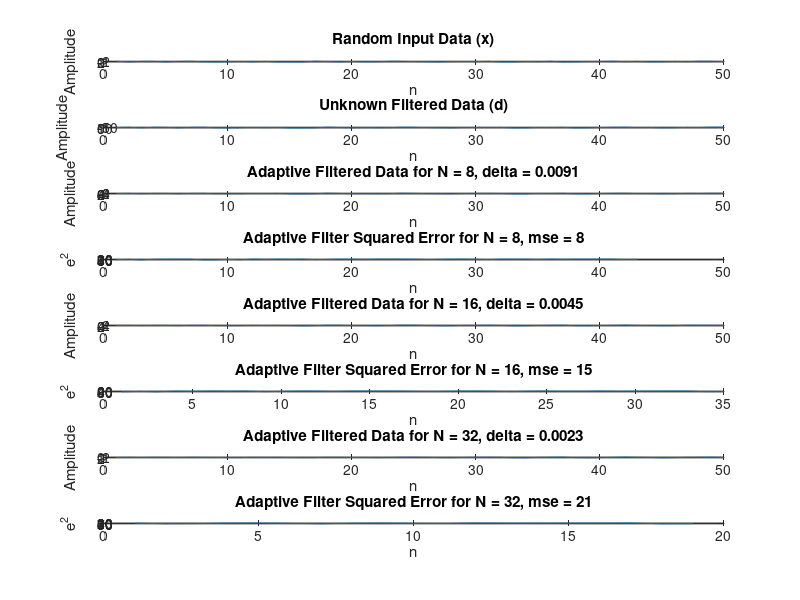

The MATLAB source for this figure:
clear all; close all; clc
n = 50;
x = rand(n,1)*4 - 2;
P =  mean(x.^2);
Ns = [8 16 32];
deltas = 1./(10.*Ns.*P);

%% Create Black Box Filter
% Black Box
b = [1 4 -1];
a = [1 -0.3 0.1];
d = filter(b,a,x);

% Plots
% figure
% freqz(b,a)
% title('Filter Response')
figure
n_plts = 2+2*length(deltas);
subplot(n_plts,1,1); plot(x)
title('Random Input Data (x)'); grid;
xlabel('n'); ylabel('Amplitude');
subplot(n_plts,1,2); plot(d)
title('Unknown Filtered Data (d)'); grid;
xlabel('n'); ylabel('Amplitude');

%% Try each N for Adaptive Filter
for i = 1:length(Ns)
        N = Ns(i);
        del = deltas(i);
        
        %LMS Adaptive Filter
        h=zeros(N,1); %inital values: 0
        M=length(x); %number of samples of the input signal
        e = zeros(N,1);
        for n=N:M
            xvec=x(n:-1:n-N+1);
            e(n) = d(n) - h' * xvec;
            h=h + del * xvec * conj(e(n));
        end
        d_aprx = filter(h,1,x);

        % Error
        e = e(e~=0); % clean up 0s
        mse = immse(d,d_aprx);

%% Plots
subplot(n_plts,1,2+i*2-1); plot(d_aprx)
title(sprintf('Adaptive Filtered Data for N = %d, delta = %0.2d', N, del)); grid;
xlabel('n'); ylabel('Amplitude');

subplot(n_plts,1,2+i*2); plot(e.^2)
title(sprintf('Adaptive Filter Squared Error for N = %d, mse = %0.2d', N, mse)); grid;
xlabel('n'); ylabel('e^2');
end
